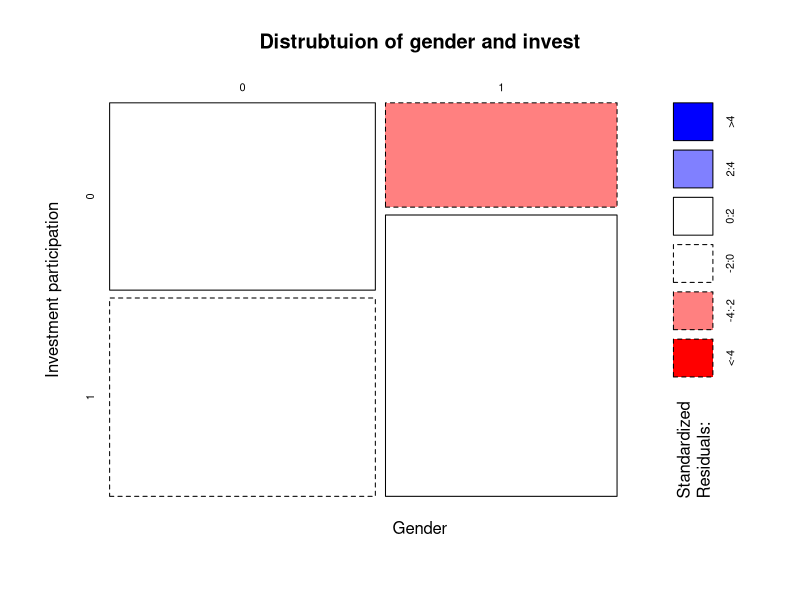
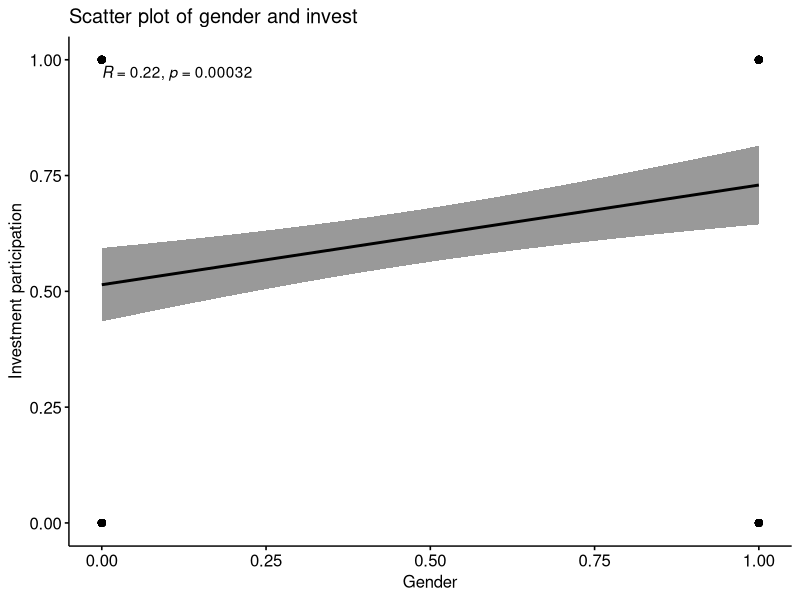
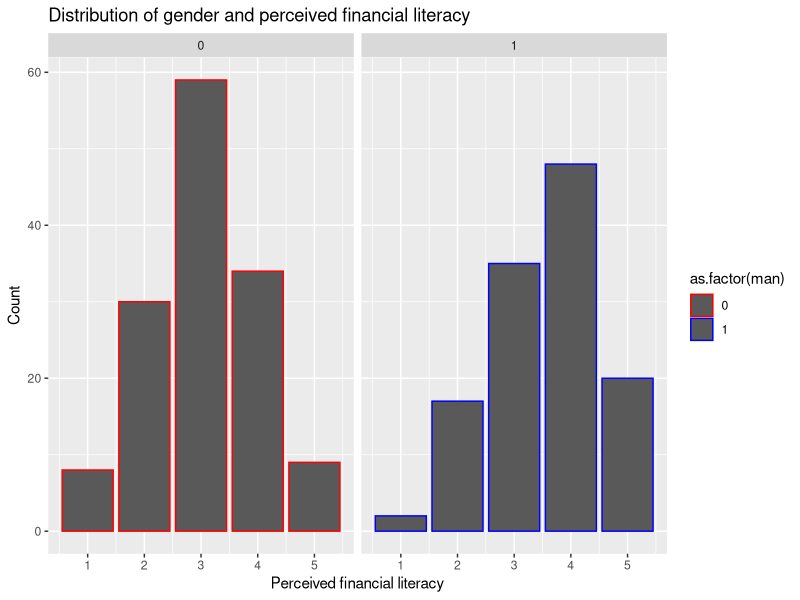
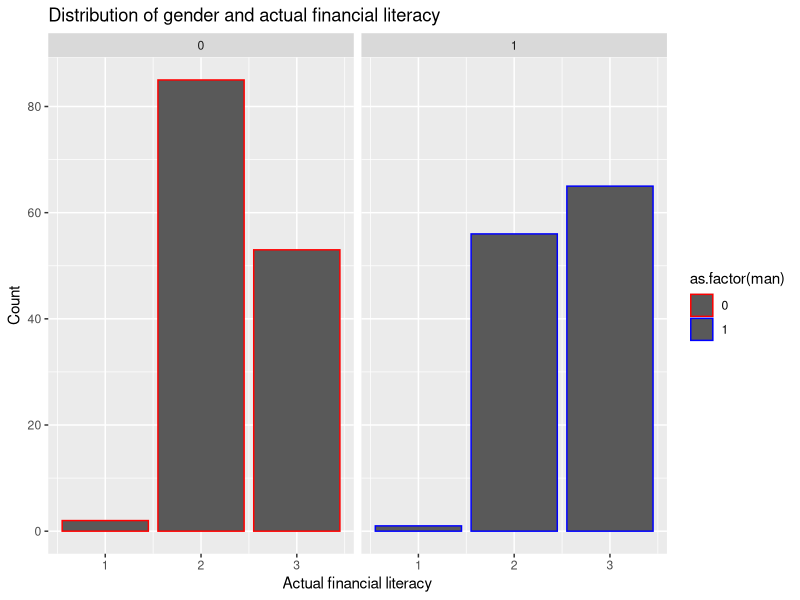
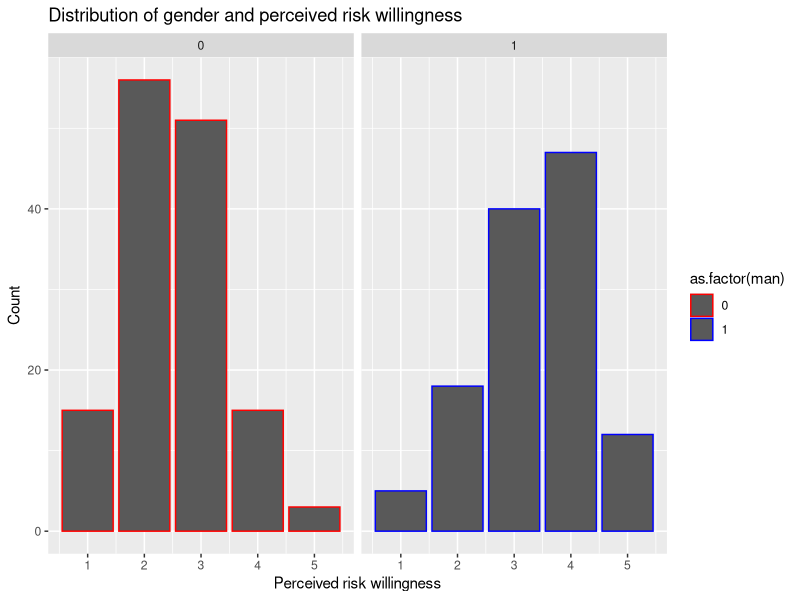
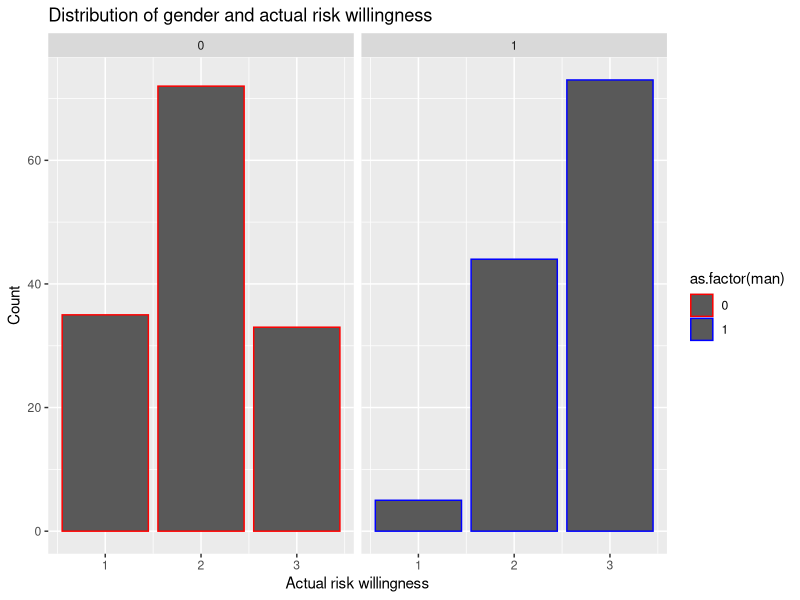

Write the R code that produced these figures, in order.
## ---- chunk 1
library(tidyverse)
library(here)
library("ggpubr")
## ---- chunk 2
getwd()
## ---- chunk 3
survey <- read.csv2("invest_survey.csv")
## ---- chunk 4
class(survey)
## ---- chunk 5
names(survey)
## ---- chunk 6
survey[is.na(survey)] = 0
survey
## ---- chunk 7
tail(survey)
## ---- chunk 8
tail(survey$age, n=10)
## ---- chunk 9
man <- (survey$man)
age <- (survey$age)
partner <- (survey$partner)
edu <- (survey$edu)
edu_econ <- (survey$edu_econ)
per_fl <- (survey$per_fl)
fl_grade <- (survey$fl_grade)
invest <- (survey$invest)
invest_c <- (survey$invest_c)
stat_1 <- (survey$stat_1)
stat_2 <- (survey$stat_2)
stat_3 <- (survey$stat_3)
stat_4 <- (survey$stat_4)
stat_5 <- (survey$stat_5)
rw <- (survey$rw)
rw_grade <- (survey$rw_grade)
## ---- chunk 10
mosaicplot(~man + invest,data=survey, main = "Distrubtuion of gender and invest", xlab = "Gender", ylab = "Investment participation", shade = TRUE)
## ---- chunk 11
table(invest, man)
## ---- chunk 12
cor.test(man, invest, method=c("pearson"))
## ---- chunk 13
ggscatter(survey, x = "man", y = "invest",
          add = "reg.line", conf.int = TRUE,
          cor.coef = TRUE, cor.method = "pearson",
          xlab = "Gender", ylab = "Investment participation", title = "Scatter plot of gender and invest")
## ---- chunk 14
ggplot(survey) +
  aes(x = per_fl) +
  geom_bar(aes(color = as.factor(man)), position = "dodge") +
  scale_color_manual(values = c("0" = "red",
                                "1" = "blue")) +
  labs(title = "Distribution of gender and perceived financial literacy", 
      x = "Perceived financial literacy",
      y = "Count") +
  facet_wrap(~ man)
## ---- chunk 15
ggplot(survey) +
  aes(x = fl_grade) +
  geom_bar(aes(color = as.factor(man)), position = "dodge") +
  scale_color_manual(values = c("0" = "red",
                                "1" = "blue")) +
  labs(title = "Distribution of gender and actual financial literacy", 
      x = "Actual financial literacy",
      y = "Count") +
  facet_wrap(~ man)
## ---- chunk 16
cor.test(man, per_fl, method=c("pearson"))
## ---- chunk 17
cor.test(man, fl_grade, method=c("pearson"))
## ---- chunk 18
ggplot(survey) +
  aes(x = rw) +
  geom_bar(aes(color = as.factor(man)), position = "dodge") +
  scale_color_manual(values = c("0" = "red",
                                "1" = "blue")) +
  labs(title = "Distribution of gender and perceived risk willingness", 
      x = "Perceived risk willingness",
      y = "Count") +
  facet_wrap(~ man)
## ---- chunk 19
ggplot(survey) +
  aes(x = rw_grade) +
  geom_bar(aes(color = as.factor(man)), position = "dodge") +
  scale_color_manual(values = c("0" = "red",
                                "1" = "blue")) +
  labs(title = "Distribution of gender and actual risk willingness", 
      x = "Actual risk willingness",
      y = "Count") +
  facet_wrap(~ man)
## ---- chunk 20
cor.test(man, rw, method=c("pearson"))
## ---- chunk 21
cor.test(man, rw_grade, method=c("pearson"))
